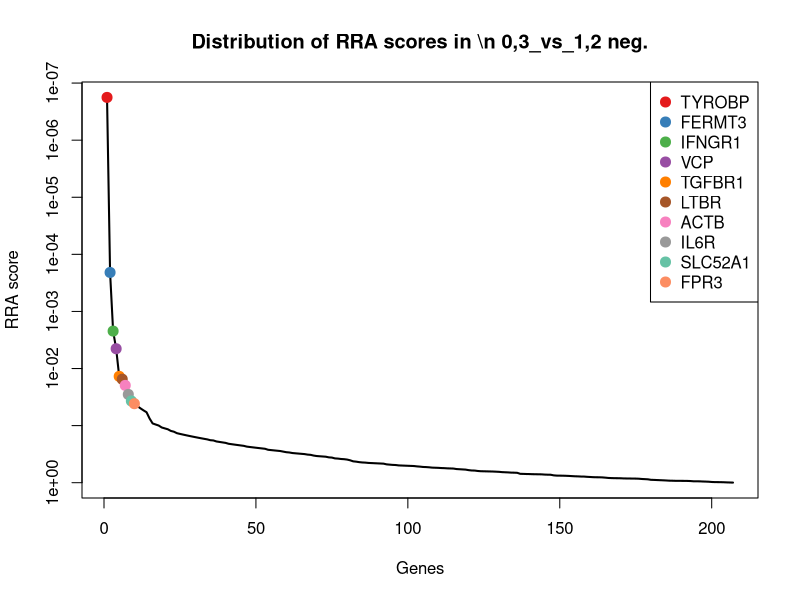
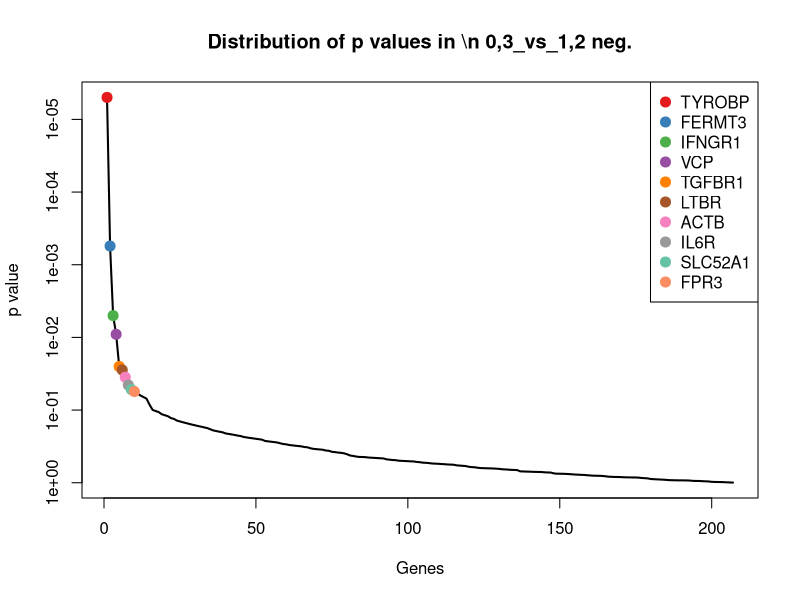
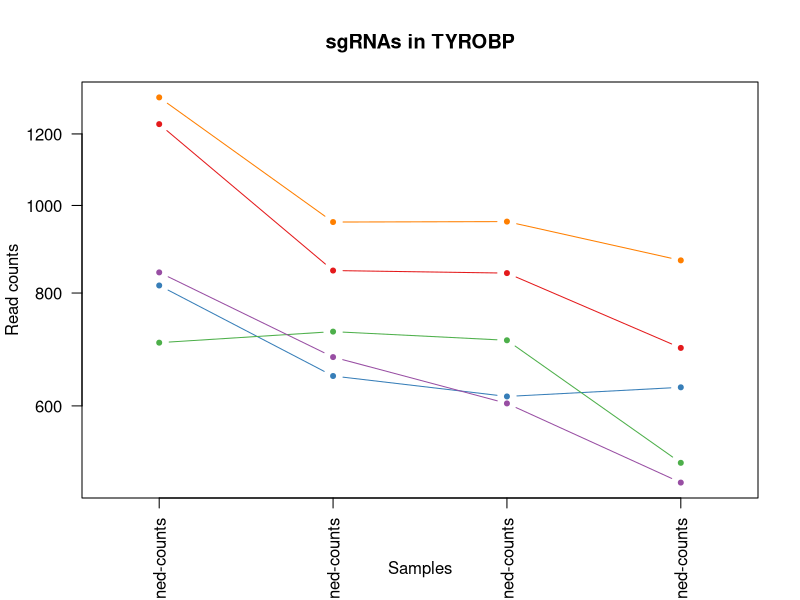
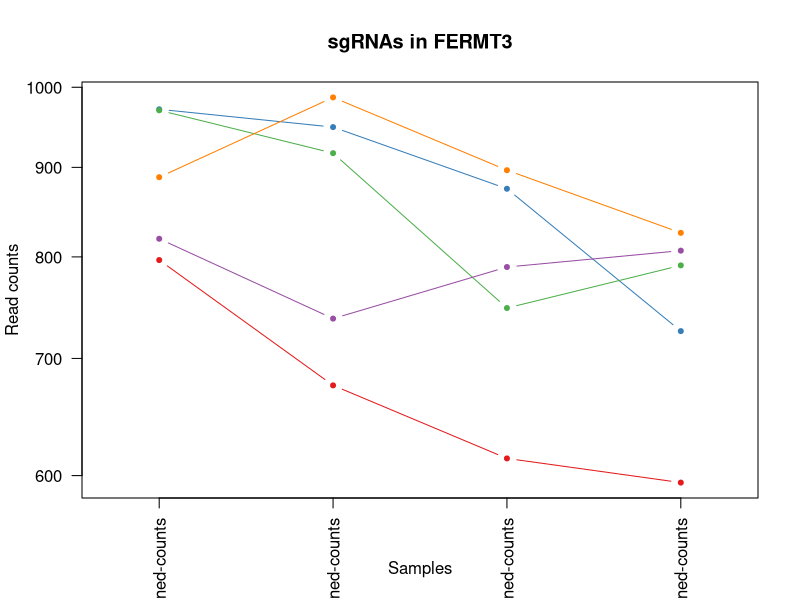
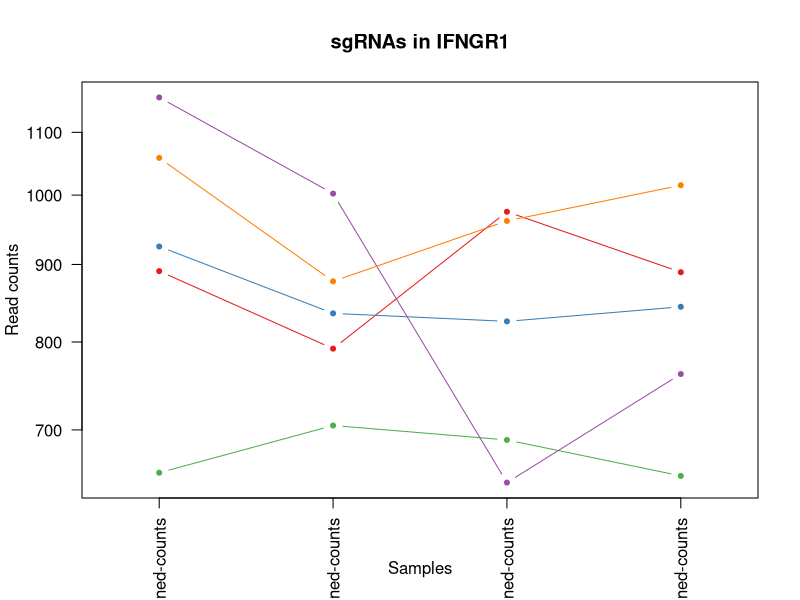
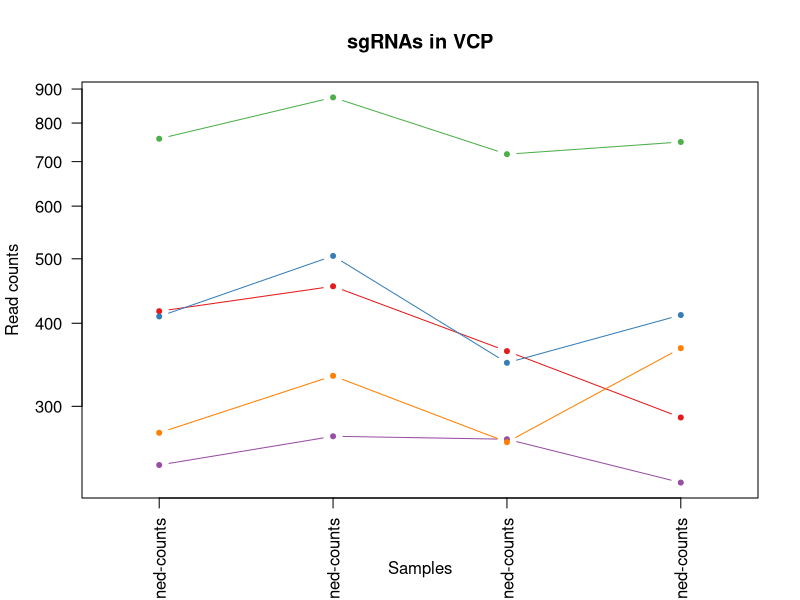
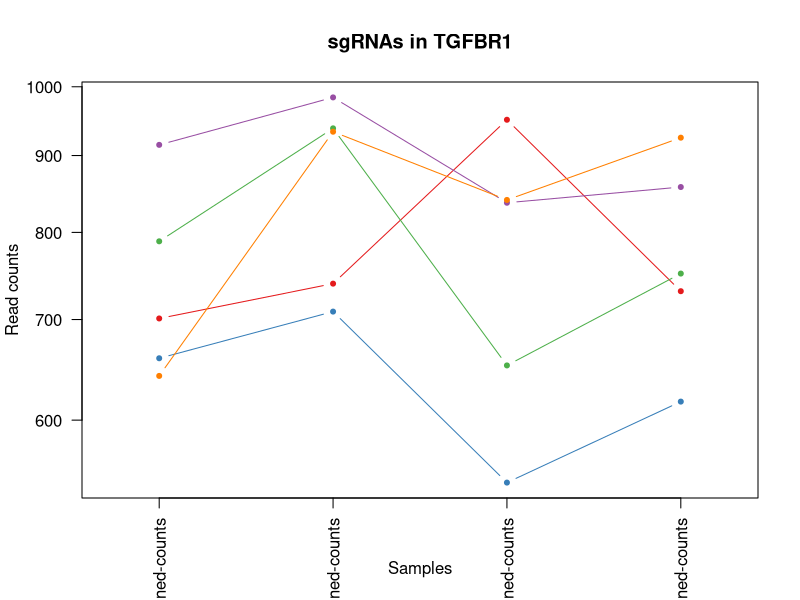
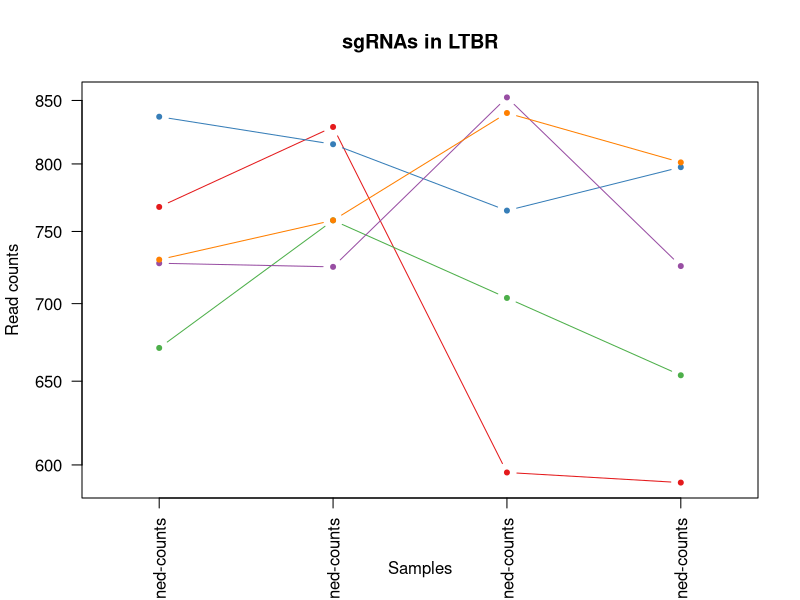

These charts were generated, in order, by the following R code: (Note: this script raises an error after producing the figures.)
pdf(file='Diff_CRISPRi.pdf',width=4.5,height=4.5);
gstable=read.table('Diff_CRISPRi.gene_summary.txt',header=T)
# 
#
# parameters
# Do not modify the variables beginning with "__"

# gstablename='__GENE_SUMMARY_FILE__'
startindex=3
# outputfile='__OUTPUT_FILE__'
targetgenelist=c("TYROBP","FERMT3","IFNGR1","VCP","TGFBR1","LTBR","ACTB","IL6R","SLC52A1","FPR3")
# samplelabel=sub('.\\w+.\\w+$','',colnames(gstable)[startindex]);
samplelabel='0,3_vs_1,2 neg.'


# You need to write some codes in front of this code:
# gstable=read.table(gstablename,header=T)
# pdf(file=outputfile,width=6,height=6)


# set up color using RColorBrewer
#library(RColorBrewer)
#colors <- brewer.pal(length(targetgenelist), "Set1")

colors=c( "#E41A1C", "#377EB8", "#4DAF4A", "#984EA3", "#FF7F00",  "#A65628", "#F781BF",
          "#999999", "#66C2A5", "#FC8D62", "#8DA0CB", "#E78AC3", "#A6D854", "#FFD92F", "#E5C494", "#B3B3B3", 
          "#8DD3C7", "#FFFFB3", "#BEBADA", "#FB8072", "#80B1D3", "#FDB462", "#B3DE69", "#FCCDE5",
          "#D9D9D9", "#BC80BD", "#CCEBC5", "#FFED6F")

######
# function definition

plotrankedvalues<-function(val, tglist, ...){
  
  plot(val,log='y',ylim=c(max(val),min(val)),type='l',lwd=2, ...)
  if(length(tglist)>0){
    for(i in 1:length(tglist)){
      targetgene=tglist[i];
      tx=which(names(val)==targetgene);ty=val[targetgene];
      points(tx,ty,col=colors[(i %% length(colors)) ],cex=2,pch=20)
      # text(tx+50,ty,targetgene,col=colors[i])
    }
    legend('topright',tglist,pch=20,pt.cex = 2,cex=1,col=colors)
  }
}



plotrandvalues<-function(val,targetgenelist, ...){
  # choose the one with the best distance distribution
  
  mindiffvalue=0;
  randval=val;
  for(i in 1:20){
    randval0=sample(val)
    vindex=sort(which(names(randval0) %in% targetgenelist))
    if(max(vindex)>0.9*length(val)){
      # print('pass...')
      next;
    }
    mindiffind=min(diff(vindex));
    if (mindiffind > mindiffvalue){
      mindiffvalue=mindiffind;
      randval=randval0;
      # print(paste('Diff: ',mindiffvalue))
    }
  }
  plot(randval,log='y',ylim=c(max(randval),min(randval)),pch=20,col='grey', ...)
  
  if(length(targetgenelist)>0){
    for(i in 1:length(targetgenelist)){
      targetgene=targetgenelist[i];
      tx=which(names(randval)==targetgene);ty=randval[targetgene];
      points(tx,ty,col=colors[(i %% length(colors)) ],cex=2,pch=20)
      text(tx+50,ty,targetgene,col=colors[i])
    }
  }
  
}




# set.seed(1235)



pvec=gstable[,startindex]
names(pvec)=gstable[,'id']
pvec=sort(pvec);

plotrankedvalues(pvec,targetgenelist,xlab='Genes',ylab='RRA score',main=paste('Distribution of RRA scores in \\n',samplelabel))

# plotrandvalues(pvec,targetgenelist,xlab='Genes',ylab='RRA score',main=paste('Distribution of RRA scores in \\n',samplelabel))


pvec=gstable[,startindex+1]
names(pvec)=gstable[,'id']
pvec=sort(pvec);

plotrankedvalues(pvec,targetgenelist,xlab='Genes',ylab='p value',main=paste('Distribution of p values in \\n',samplelabel))

# plotrandvalues(pvec,targetgenelist,xlab='Genes',ylab='p value',main=paste('Distribution of p values in \\n',samplelabel))



# you need to write after this code:
# dev.off()






# parameters
# Do not modify the variables beginning with "__"
targetmat=list(c(1229.352481771502,846.1748824273615,840.6864697023027,694.5622801813404),c(814.5402946706884,646.5047498041811,613.6200277248319,628.1100567826014),c(703.9237114438048,724.0465488811443,708.2310452154446,517.9632207381162),c(842.1944404774092,678.4907419234285,602.807340011619,492.4746966947643),c(1316.0859390743992,957.6412186004961,958.72497723821,868.4304263342054))
targetgene="TYROBP"
collabel=c("TRE-KRAB-7d-dox-undiff-rd1_S1_L001_R1_001-clipped-trimmed-aligned-counts","TRE-KRAB-7d-dox-undiff-rd2_S5_L001_R1_001-clipped-trimmed-aligned-counts","TRE-KRAB-7d-dox-diff-rd1_S2_L001_R1_001-clipped-trimmed-aligned-counts","TRE-KRAB-7d-dox-diff-rd2_S6_L001_R1_001-clipped-trimmed-aligned-counts")

# set up color using RColorBrewer
#library(RColorBrewer)
#colors <- brewer.pal(length(targetgenelist), "Set1")

colors=c( "#E41A1C", "#377EB8", "#4DAF4A", "#984EA3", "#FF7F00",  "#A65628", "#F781BF",
          "#999999", "#66C2A5", "#FC8D62", "#8DA0CB", "#E78AC3", "#A6D854", "#FFD92F", "#E5C494", "#B3B3B3", 
          "#8DD3C7", "#FFFFB3", "#BEBADA", "#FB8072", "#80B1D3", "#FDB462", "#B3DE69", "#FCCDE5",
          "#D9D9D9", "#BC80BD", "#CCEBC5", "#FFED6F")


## code

targetmatvec=unlist(targetmat)+1
yrange=range(targetmatvec[targetmatvec>0]);
# yrange[1]=1; # set the minimum value to 1
for(i in 1:length(targetmat)){
  vali=targetmat[[i]]+1;
  if(i==1){
    plot(1:length(vali),vali,type='b',las=1,pch=20,main=paste('sgRNAs in',targetgene),ylab='Read counts',xlab='Samples',xlim=c(0.7,length(vali)+0.3),ylim = yrange,col=colors[(i %% length(colors))],xaxt='n',log='y')
    axis(1,at=1:length(vali),labels=(collabel),las=2)
    # lines(0:100,rep(1,101),col='black');
  }else{
    lines(1:length(vali),vali,type='b',pch=20,col=colors[(i %% length(colors))])
  }
}




# parameters
# Do not modify the variables beginning with "__"
targetmat=list(c(795.685195257015,674.6136519695802,612.7189704153974,593.5184884380524),c(970.409116490388,947.9484937158758,874.0255901513757,724.6023263752909),c(969.1521098628098,915.9625015966284,746.9765095211242,790.1442453439101),c(818.311314553423,736.6470912311509,788.425145755107,805.6194206559453),c(887.4466790702253,985.7501207658953,895.6509655778016,824.7358136884592))
targetgene="FERMT3"
collabel=c("TRE-KRAB-7d-dox-undiff-rd1_S1_L001_R1_001-clipped-trimmed-aligned-counts","TRE-KRAB-7d-dox-undiff-rd2_S5_L001_R1_001-clipped-trimmed-aligned-counts","TRE-KRAB-7d-dox-diff-rd1_S2_L001_R1_001-clipped-trimmed-aligned-counts","TRE-KRAB-7d-dox-diff-rd2_S6_L001_R1_001-clipped-trimmed-aligned-counts")

# set up color using RColorBrewer
#library(RColorBrewer)
#colors <- brewer.pal(length(targetgenelist), "Set1")

colors=c( "#E41A1C", "#377EB8", "#4DAF4A", "#984EA3", "#FF7F00",  "#A65628", "#F781BF",
          "#999999", "#66C2A5", "#FC8D62", "#8DA0CB", "#E78AC3", "#A6D854", "#FFD92F", "#E5C494", "#B3B3B3", 
          "#8DD3C7", "#FFFFB3", "#BEBADA", "#FB8072", "#80B1D3", "#FDB462", "#B3DE69", "#FCCDE5",
          "#D9D9D9", "#BC80BD", "#CCEBC5", "#FFED6F")


## code

targetmatvec=unlist(targetmat)+1
yrange=range(targetmatvec[targetmatvec>0]);
# yrange[1]=1; # set the minimum value to 1
for(i in 1:length(targetmat)){
  vali=targetmat[[i]]+1;
  if(i==1){
    plot(1:length(vali),vali,type='b',las=1,pch=20,main=paste('sgRNAs in',targetgene),ylab='Read counts',xlab='Samples',xlim=c(0.7,length(vali)+0.3),ylim = yrange,col=colors[(i %% length(colors))],xaxt='n',log='y')
    axis(1,at=1:length(vali),labels=(collabel),las=2)
    # lines(0:100,rep(1,101),col='black');
  }else{
    lines(1:length(vali),vali,type='b',pch=20,col=colors[(i %% length(colors))])
  }
}




# parameters
# Do not modify the variables beginning with "__"
targetmat=list(c(889.9606923253817,790.9263505850251,974.042951498595,888.4571237968391),c(923.8998712699937,834.5436125658169,824.4674381324833,842.9419022908535),c(654.9004529682541,703.6918266234414,688.4077844078877,651.777971965714),c(1158.9601106271214,1001.2584805812879,645.1570335550362,761.0145035800793),c(1057.1425737932855,876.2223295696847,960.5270918570789,1014.0791351533594))
targetgene="IFNGR1"
collabel=c("TRE-KRAB-7d-dox-undiff-rd1_S1_L001_R1_001-clipped-trimmed-aligned-counts","TRE-KRAB-7d-dox-undiff-rd2_S5_L001_R1_001-clipped-trimmed-aligned-counts","TRE-KRAB-7d-dox-diff-rd1_S2_L001_R1_001-clipped-trimmed-aligned-counts","TRE-KRAB-7d-dox-diff-rd2_S6_L001_R1_001-clipped-trimmed-aligned-counts")

# set up color using RColorBrewer
#library(RColorBrewer)
#colors <- brewer.pal(length(targetgenelist), "Set1")

colors=c( "#E41A1C", "#377EB8", "#4DAF4A", "#984EA3", "#FF7F00",  "#A65628", "#F781BF",
          "#999999", "#66C2A5", "#FC8D62", "#8DA0CB", "#E78AC3", "#A6D854", "#FFD92F", "#E5C494", "#B3B3B3", 
          "#8DD3C7", "#FFFFB3", "#BEBADA", "#FB8072", "#80B1D3", "#FDB462", "#B3DE69", "#FCCDE5",
          "#D9D9D9", "#BC80BD", "#CCEBC5", "#FFED6F")


## code

targetmatvec=unlist(targetmat)+1
yrange=range(targetmatvec[targetmatvec>0]);
# yrange[1]=1; # set the minimum value to 1
for(i in 1:length(targetmat)){
  vali=targetmat[[i]]+1;
  if(i==1){
    plot(1:length(vali),vali,type='b',las=1,pch=20,main=paste('sgRNAs in',targetgene),ylab='Read counts',xlab='Samples',xlim=c(0.7,length(vali)+0.3),ylim = yrange,col=colors[(i %% length(colors))],xaxt='n',log='y')
    axis(1,at=1:length(vali),labels=(collabel),las=2)
    # lines(0:100,rep(1,101),col='black');
  }else{
    lines(1:length(vali),vali,type='b',pch=20,col=colors[(i %% length(colors))])
  }
}




# parameters
# Do not modify the variables beginning with "__"
targetmat=list(c(416.0691937283917,453.619524600235,362.22503839263203,287.65619991782904),c(408.5271539629224,504.0216940002611,347.80812144168146,410.5472979839902),c(756.7179898020901,873.3145121042986,717.2416183097888,748.2702415584034),c(243.85928575017522,269.4577517924473,266.71296359258474,229.39671639016748),c(272.77043818447436,332.46046354247994,264.0097916642815,365.9423809081243))
targetgene="VCP"
collabel=c("TRE-KRAB-7d-dox-undiff-rd1_S1_L001_R1_001-clipped-trimmed-aligned-counts","TRE-KRAB-7d-dox-undiff-rd2_S5_L001_R1_001-clipped-trimmed-aligned-counts","TRE-KRAB-7d-dox-diff-rd1_S2_L001_R1_001-clipped-trimmed-aligned-counts","TRE-KRAB-7d-dox-diff-rd2_S6_L001_R1_001-clipped-trimmed-aligned-counts")

# set up color using RColorBrewer
#library(RColorBrewer)
#colors <- brewer.pal(length(targetgenelist), "Set1")

colors=c( "#E41A1C", "#377EB8", "#4DAF4A", "#984EA3", "#FF7F00",  "#A65628", "#F781BF",
          "#999999", "#66C2A5", "#FC8D62", "#8DA0CB", "#E78AC3", "#A6D854", "#FFD92F", "#E5C494", "#B3B3B3", 
          "#8DD3C7", "#FFFFB3", "#BEBADA", "#FB8072", "#80B1D3", "#FDB462", "#B3DE69", "#FCCDE5",
          "#D9D9D9", "#BC80BD", "#CCEBC5", "#FFED6F")


## code

targetmatvec=unlist(targetmat)+1
yrange=range(targetmatvec[targetmatvec>0]);
# yrange[1]=1; # set the minimum value to 1
for(i in 1:length(targetmat)){
  vali=targetmat[[i]]+1;
  if(i==1){
    plot(1:length(vali),vali,type='b',las=1,pch=20,main=paste('sgRNAs in',targetgene),ylab='Read counts',xlab='Samples',xlim=c(0.7,length(vali)+0.3),ylim = yrange,col=colors[(i %% length(colors))],xaxt='n',log='y')
    axis(1,at=1:length(vali),labels=(collabel),las=2)
    # lines(0:100,rep(1,101),col='black');
  }else{
    lines(1:length(vali),vali,type='b',pch=20,col=colors[(i %% length(colors))])
  }
}




# parameters
# Do not modify the variables beginning with "__"
targetmat=list(c(700.1526915610701,738.5856362080749,949.714404143866,730.0641529560091),c(658.6714728509887,707.5689165772897,544.2386148983824,616.2760991910451),c(788.1431554915457,937.2864963427933,651.4644347210769,750.0908504186428),c(913.8438182493679,982.8423033005092,836.1811831551306,856.5964687426491),c(641.0733800648936,932.440133900483,839.7854123928682,923.9589965715079))
targetgene="TGFBR1"
collabel=c("TRE-KRAB-7d-dox-undiff-rd1_S1_L001_R1_001-clipped-trimmed-aligned-counts","TRE-KRAB-7d-dox-undiff-rd2_S5_L001_R1_001-clipped-trimmed-aligned-counts","TRE-KRAB-7d-dox-diff-rd1_S2_L001_R1_001-clipped-trimmed-aligned-counts","TRE-KRAB-7d-dox-diff-rd2_S6_L001_R1_001-clipped-trimmed-aligned-counts")

# set up color using RColorBrewer
#library(RColorBrewer)
#colors <- brewer.pal(length(targetgenelist), "Set1")

colors=c( "#E41A1C", "#377EB8", "#4DAF4A", "#984EA3", "#FF7F00",  "#A65628", "#F781BF",
          "#999999", "#66C2A5", "#FC8D62", "#8DA0CB", "#E78AC3", "#A6D854", "#FFD92F", "#E5C494", "#B3B3B3", 
          "#8DD3C7", "#FFFFB3", "#BEBADA", "#FB8072", "#80B1D3", "#FDB462", "#B3DE69", "#FCCDE5",
          "#D9D9D9", "#BC80BD", "#CCEBC5", "#FFED6F")


## code

targetmatvec=unlist(targetmat)+1
yrange=range(targetmatvec[targetmatvec>0]);
# yrange[1]=1; # set the minimum value to 1
for(i in 1:length(targetmat)){
  vali=targetmat[[i]]+1;
  if(i==1){
    plot(1:length(vali),vali,type='b',las=1,pch=20,main=paste('sgRNAs in',targetgene),ylab='Read counts',xlab='Samples',xlim=c(0.7,length(vali)+0.3),ylim = yrange,col=colors[(i %% length(colors))],xaxt='n',log='y')
    axis(1,at=1:length(vali),labels=(collabel),las=2)
    # lines(0:100,rep(1,101),col='black');
  }else{
    lines(1:length(vali),vali,type='b',pch=20,col=colors[(i %% length(colors))])
  }
}




# parameters
# Do not modify the variables beginning with "__"
targetmat=list(c(766.774042822716,827.7587051465827,594.6978242267093,588.9669662874538),c(835.9094073395181,814.1888903081141,764.096598400378,796.5163763547481),c(669.9845324991927,757.0018134888537,702.8247013588382,652.6882763958337),c(726.5498307402128,724.0465488811443,851.4991574155156,724.6023263752909),c(729.0638439953692,757.0018134888537,838.8843550834339,800.157594075227))
targetgene="LTBR"
collabel=c("TRE-KRAB-7d-dox-undiff-rd1_S1_L001_R1_001-clipped-trimmed-aligned-counts","TRE-KRAB-7d-dox-undiff-rd2_S5_L001_R1_001-clipped-trimmed-aligned-counts","TRE-KRAB-7d-dox-diff-rd1_S2_L001_R1_001-clipped-trimmed-aligned-counts","TRE-KRAB-7d-dox-diff-rd2_S6_L001_R1_001-clipped-trimmed-aligned-counts")

# set up color using RColorBrewer
#library(RColorBrewer)
#colors <- brewer.pal(length(targetgenelist), "Set1")

colors=c( "#E41A1C", "#377EB8", "#4DAF4A", "#984EA3", "#FF7F00",  "#A65628", "#F781BF",
          "#999999", "#66C2A5", "#FC8D62", "#8DA0CB", "#E78AC3", "#A6D854", "#FFD92F", "#E5C494", "#B3B3B3", 
          "#8DD3C7", "#FFFFB3", "#BEBADA", "#FB8072", "#80B1D3", "#FDB462", "#B3DE69", "#FCCDE5",
          "#D9D9D9", "#BC80BD", "#CCEBC5", "#FFED6F")


## code

targetmatvec=unlist(targetmat)+1
yrange=range(targetmatvec[targetmatvec>0]);
# yrange[1]=1; # set the minimum value to 1
for(i in 1:length(targetmat)){
  vali=targetmat[[i]]+1;
  if(i==1){
    plot(1:length(vali),vali,type='b',las=1,pch=20,main=paste('sgRNAs in',targetgene),ylab='Read counts',xlab='Samples',xlim=c(0.7,length(vali)+0.3),ylim = yrange,col=colors[(i %% length(colors))],xaxt='n',log='y')
    axis(1,at=1:length(vali),labels=(collabel),las=2)
    # lines(0:100,rep(1,101),col='black');
  }else{
    lines(1:length(vali),vali,type='b',pch=20,col=colors[(i %% length(colors))])
  }
}




# parameters
# Do not modify the variables beginning with "__"
targetmat=list(c(666.213512616458,853.9290623350578,629.8390592946512,694.5622801813404),c(529.1997902104318,572.8400406810661,553.2491879927265,608.9936637500874),c(732.8348638781039,818.0659802619623,788.425145755107,698.2034979018192),c(712.7227578368523,835.512885054279,746.9765095211242,776.4896788921145),c(949.0400038215582,829.6972501235068,665.8813516720274,658.1501029765519))
targetgene="ACTB"
collabel=c("TRE-KRAB-7d-dox-undiff-rd1_S1_L001_R1_001-clipped-trimmed-aligned-counts","TRE-KRAB-7d-dox-undiff-rd2_S5_L001_R1_001-clipped-trimmed-aligned-counts","TRE-KRAB-7d-dox-diff-rd1_S2_L001_R1_001-clipped-trimmed-aligned-counts","TRE-KRAB-7d-dox-diff-rd2_S6_L001_R1_001-clipped-trimmed-aligned-counts")

# set up color using RColorBrewer
#library(RColorBrewer)
#colors <- brewer.pal(length(targetgenelist), "Set1")

colors=c( "#E41A1C", "#377EB8", "#4DAF4A", "#984EA3", "#FF7F00",  "#A65628", "#F781BF",
          "#999999", "#66C2A5", "#FC8D62", "#8DA0CB", "#E78AC3", "#A6D854", "#FFD92F", "#E5C494", "#B3B3B3", 
          "#8DD3C7", "#FFFFB3", "#BEBADA", "#FB8072", "#80B1D3", "#FDB462", "#B3DE69", "#FCCDE5",
          "#D9D9D9", "#BC80BD", "#CCEBC5", "#FFED6F")


## code

targetmatvec=unlist(targetmat)+1
yrange=range(targetmatvec[targetmatvec>0]);
# yrange[1]=1; # set the minimum value to 1
for(i in 1:length(targetmat)){
  vali=targetmat[[i]]+1;
  if(i==1){
    plot(1:length(vali),vali,type='b',las=1,pch=20,main=paste('sgRNAs in',targetgene),ylab='Read counts',xlab='Samples',xlim=c(0.7,length(vali)+0.3),ylim = yrange,col=colors[(i %% length(colors))],xaxt='n',log='y')
    axis(1,at=1:length(vali),labels=(collabel),las=2)
    # lines(0:100,rep(1,101),col='black');
  }else{
    lines(1:length(vali),vali,type='b',pch=20,col=colors[(i %% length(colors))])
  }
}




# parameters
# Do not modify the variables beginning with "__"
targetmat=list(c(785.6291422363893,647.4740222926431,751.4817960682963,617.1864036211649),c(720.2647976023217,997.3813906274398,682.1003832418469,630.8409700729605),c(773.0590759606071,733.7392737657648,722.6479621663952,743.7187194078049),c(641.0733800648936,571.8707681926039,588.3904230606685,652.6882763958337),c(803.2272350224844,916.9317740850904,840.6864697023027,979.4875668088104))
targetgene="IL6R"
collabel=c("TRE-KRAB-7d-dox-undiff-rd1_S1_L001_R1_001-clipped-trimmed-aligned-counts","TRE-KRAB-7d-dox-undiff-rd2_S5_L001_R1_001-clipped-trimmed-aligned-counts","TRE-KRAB-7d-dox-diff-rd1_S2_L001_R1_001-clipped-trimmed-aligned-counts","TRE-KRAB-7d-dox-diff-rd2_S6_L001_R1_001-clipped-trimmed-aligned-counts")

# set up color using RColorBrewer
#library(RColorBrewer)
#colors <- brewer.pal(length(targetgenelist), "Set1")

colors=c( "#E41A1C", "#377EB8", "#4DAF4A", "#984EA3", "#FF7F00",  "#A65628", "#F781BF",
          "#999999", "#66C2A5", "#FC8D62", "#8DA0CB", "#E78AC3", "#A6D854", "#FFD92F", "#E5C494", "#B3B3B3", 
          "#8DD3C7", "#FFFFB3", "#BEBADA", "#FB8072", "#80B1D3", "#FDB462", "#B3DE69", "#FCCDE5",
          "#D9D9D9", "#BC80BD", "#CCEBC5", "#FFED6F")


## code

targetmatvec=unlist(targetmat)+1
yrange=range(targetmatvec[targetmatvec>0]);
# yrange[1]=1; # set the minimum value to 1
for(i in 1:length(targetmat)){
  vali=targetmat[[i]]+1;
  if(i==1){
    plot(1:length(vali),vali,type='b',las=1,pch=20,main=paste('sgRNAs in',targetgene),ylab='Read counts',xlab='Samples',xlim=c(0.7,length(vali)+0.3),ylim = yrange,col=colors[(i %% length(colors))],xaxt='n',log='y')
    axis(1,at=1:length(vali),labels=(collabel),las=2)
    # lines(0:100,rep(1,101),col='black');
  }else{
    lines(1:length(vali),vali,type='b',pch=20,col=colors[(i %% length(colors))])
  }
}




# parameters
# Do not modify the variables beginning with "__"
targetmat=list(c(1138.8480045858698,806.4347104004178,1084.873000559027,1071.4283142509012),c(647.3584132027847,922.7474090158627,581.1819645851931,654.5088852560731),c(837.1664139670963,795.7727130273354,890.2446217211951,769.2072434511568),c(764.2600295675595,833.5743400773549,731.6585352607393,701.844715622298),c(678.7835788922403,861.6832422427541,919.0784556230961,750.0908504186428))
targetgene="SLC52A1"
collabel=c("TRE-KRAB-7d-dox-undiff-rd1_S1_L001_R1_001-clipped-trimmed-aligned-counts","TRE-KRAB-7d-dox-undiff-rd2_S5_L001_R1_001-clipped-trimmed-aligned-counts","TRE-KRAB-7d-dox-diff-rd1_S2_L001_R1_001-clipped-trimmed-aligned-counts","TRE-KRAB-7d-dox-diff-rd2_S6_L001_R1_001-clipped-trimmed-aligned-counts")

# set up color using RColorBrewer
#library(RColorBrewer)
#colors <- brewer.pal(length(targetgenelist), "Set1")

colors=c( "#E41A1C", "#377EB8", "#4DAF4A", "#984EA3", "#FF7F00",  "#A65628", "#F781BF",
          "#999999", "#66C2A5", "#FC8D62", "#8DA0CB", "#E78AC3", "#A6D854", "#FFD92F", "#E5C494", "#B3B3B3", 
          "#8DD3C7", "#FFFFB3", "#BEBADA", "#FB8072", "#80B1D3", "#FDB462", "#B3DE69", "#FCCDE5",
          "#D9D9D9", "#BC80BD", "#CCEBC5", "#FFED6F")


## code

targetmatvec=unlist(targetmat)+1
yrange=range(targetmatvec[targetmatvec>0]);
# yrange[1]=1; # set the minimum value to 1
for(i in 1:length(targetmat)){
  vali=targetmat[[i]]+1;
  if(i==1){
    plot(1:length(vali),vali,type='b',las=1,pch=20,main=paste('sgRNAs in',targetgene),ylab='Read counts',xlab='Samples',xlim=c(0.7,length(vali)+0.3),ylim = yrange,col=colors[(i %% length(colors))],xaxt='n',log='y')
    axis(1,at=1:length(vali),labels=(collabel),las=2)
    # lines(0:100,rep(1,101),col='black');
  }else{
    lines(1:length(vali),vali,type='b',pch=20,col=colors[(i %% length(colors))])
  }
}




# parameters
# Do not modify the variables beginning with "__"
targetmat=list(c(672.4985457543492,593.1947629387688,582.9840792040619,700.0241067620586),c(656.1574595958323,720.1694589272962,729.8564206418705,655.4191896861928),c(531.7138034655883,537.9462310964326,505.4931505927029,528.8868738995528),c(756.7179898020901,778.3258082350186,652.3654920305114,564.3887466742216),c(808.2552615327972,843.2670649619753,794.7325469211478,868.4304263342054))
targetgene="FPR3"
collabel=c("TRE-KRAB-7d-dox-undiff-rd1_S1_L001_R1_001-clipped-trimmed-aligned-counts","TRE-KRAB-7d-dox-undiff-rd2_S5_L001_R1_001-clipped-trimmed-aligned-counts","TRE-KRAB-7d-dox-diff-rd1_S2_L001_R1_001-clipped-trimmed-aligned-counts","TRE-KRAB-7d-dox-diff-rd2_S6_L001_R1_001-clipped-trimmed-aligned-counts")

# set up color using RColorBrewer
#library(RColorBrewer)
#colors <- brewer.pal(length(targetgenelist), "Set1")

colors=c( "#E41A1C", "#377EB8", "#4DAF4A", "#984EA3", "#FF7F00",  "#A65628", "#F781BF",
          "#999999", "#66C2A5", "#FC8D62", "#8DA0CB", "#E78AC3", "#A6D854", "#FFD92F", "#E5C494", "#B3B3B3", 
          "#8DD3C7", "#FFFFB3", "#BEBADA", "#FB8072", "#80B1D3", "#FDB462", "#B3DE69", "#FCCDE5",
          "#D9D9D9", "#BC80BD", "#CCEBC5", "#FFED6F")


## code

targetmatvec=unlist(targetmat)+1
yrange=range(targetmatvec[targetmatvec>0]);
# yrange[1]=1; # set the minimum value to 1
for(i in 1:length(targetmat)){
  vali=targetmat[[i]]+1;
  if(i==1){
    plot(1:length(vali),vali,type='b',las=1,pch=20,main=paste('sgRNAs in',targetgene),ylab='Read counts',xlab='Samples',xlim=c(0.7,length(vali)+0.3),ylim = yrange,col=colors[(i %% length(colors))],xaxt='n',log='y')
    axis(1,at=1:length(vali),labels=(collabel),las=2)
    # lines(0:100,rep(1,101),col='black');
  }else{
    lines(1:length(vali),vali,type='b',pch=20,col=colors[(i %% length(colors))])
  }
}



# 
#
# parameters
# Do not modify the variables beginning with "__"

# gstablename='__GENE_SUMMARY_FILE__'
startindex=9
# outputfile='__OUTPUT_FILE__'
targetgenelist=c("CLIC1","NPC2","CLN3","GPR65","SPI1","GPR87","LPL","C1QB","LAPTM5","CD226")
# samplelabel=sub('.\\w+.\\w+$','',colnames(gstable)[startindex]);
samplelabel='0,3_vs_1,2 pos.'


# You need to write some codes in front of this code:
# gstable=read.table(gstablename,header=T)
# pdf(file=outputfile,width=6,height=6)


# set up color using RColorBrewer
#library(RColorBrewer)
#colors <- brewer.pal(length(targetgenelist), "Set1")

colors=c( "#E41A1C", "#377EB8", "#4DAF4A", "#984EA3", "#FF7F00",  "#A65628", "#F781BF",
          "#999999", "#66C2A5", "#FC8D62", "#8DA0CB", "#E78AC3", "#A6D854", "#FFD92F", "#E5C494", "#B3B3B3", 
          "#8DD3C7", "#FFFFB3", "#BEBADA", "#FB8072", "#80B1D3", "#FDB462", "#B3DE69", "#FCCDE5",
          "#D9D9D9", "#BC80BD", "#CCEBC5", "#FFED6F")

######
# function definition

plotrankedvalues<-function(val, tglist, ...){
  
  plot(val,log='y',ylim=c(max(val),min(val)),type='l',lwd=2, ...)
  if(length(tglist)>0){
    for(i in 1:length(tglist)){
      targetgene=tglist[i];
      tx=which(names(val)==targetgene);ty=val[targetgene];
      points(tx,ty,col=colors[(i %% length(colors)) ],cex=2,pch=20)
      # text(tx+50,ty,targetgene,col=colors[i])
    }
    legend('topright',tglist,pch=20,pt.cex = 2,cex=1,col=colors)
  }
}



plotrandvalues<-function(val,targetgenelist, ...){
  # choose the one with the best distance distribution
  
  mindiffvalue=0;
  randval=val;
  for(i in 1:20){
    randval0=sample(val)
    vindex=sort(which(names(randval0) %in% targetgenelist))
    if(max(vindex)>0.9*length(val)){
      # print('pass...')
      next;
    }
    mindiffind=min(diff(vindex));
    if (mindiffind > mindiffvalue){
      mindiffvalue=mindiffind;
      randval=randval0;
      # print(paste('Diff: ',mindiffvalue))
    }
  }
  plot(randval,log='y',ylim=c(max(randval),min(randval)),pch=20,col='grey', ...)
  
  if(length(targetgenelist)>0){
    for(i in 1:length(targetgenelist)){
      targetgene=targetgenelist[i];
      tx=which(names(randval)==targetgene);ty=randval[targetgene];
      points(tx,ty,col=colors[(i %% length(colors)) ],cex=2,pch=20)
      text(tx+50,ty,targetgene,col=colors[i])
    }
  }
  
}




# set.seed(1235)



pvec=gstable[,startindex]
names(pvec)=gstable[,'id']
pvec=sort(pvec);

plotrankedvalues(pvec,targetgenelist,xlab='Genes',ylab='RRA score',main=paste('Distribution of RRA scores in \\n',samplelabel))

# plotrandvalues(pvec,targetgenelist,xlab='Genes',ylab='RRA score',main=paste('Distribution of RRA scores in \\n',samplelabel))


pvec=gstable[,startindex+1]
names(pvec)=gstable[,'id']
pvec=sort(pvec);

plotrankedvalues(pvec,targetgenelist,xlab='Genes',ylab='p value',main=paste('Distribution of p values in \\n',samplelabel))

# plotrandvalues(pvec,targetgenelist,xlab='Genes',ylab='p value',main=paste('Distribution of p values in \\n',samplelabel))



# you need to write after this code:
# dev.off()






# parameters
# Do not modify the variables beginning with "__"
targetmat=list(c(583.2510751962953,670.7365620157321,650.5633774116426,682.7283225897842),c(917.6148381321026,754.0939960234676,857.8065585815564,896.6498636679165),c(189.80800076431163,208.39358501933873,243.28547354729017,321.3374638322584),c(120.67263624750939,120.18978856929304,116.23639291703863,121.07048920592172),c(751.6899632917772,664.9209270849599,528.019583328563,667.253147277749))
targetgene="CLIC1"
collabel=c("TRE-KRAB-7d-dox-undiff-rd1_S1_L001_R1_001-clipped-trimmed-aligned-counts","TRE-KRAB-7d-dox-undiff-rd2_S5_L001_R1_001-clipped-trimmed-aligned-counts","TRE-KRAB-7d-dox-diff-rd1_S2_L001_R1_001-clipped-trimmed-aligned-counts","TRE-KRAB-7d-dox-diff-rd2_S6_L001_R1_001-clipped-trimmed-aligned-counts")

# set up color using RColorBrewer
#library(RColorBrewer)
#colors <- brewer.pal(length(targetgenelist), "Set1")

colors=c( "#E41A1C", "#377EB8", "#4DAF4A", "#984EA3", "#FF7F00",  "#A65628", "#F781BF",
          "#999999", "#66C2A5", "#FC8D62", "#8DA0CB", "#E78AC3", "#A6D854", "#FFD92F", "#E5C494", "#B3B3B3", 
          "#8DD3C7", "#FFFFB3", "#BEBADA", "#FB8072", "#80B1D3", "#FDB462", "#B3DE69", "#FCCDE5",
          "#D9D9D9", "#BC80BD", "#CCEBC5", "#FFED6F")


## code

targetmatvec=unlist(targetmat)+1
yrange=range(targetmatvec[targetmatvec>0]);
# yrange[1]=1; # set the minimum value to 1
for(i in 1:length(targetmat)){
  vali=targetmat[[i]]+1;
  if(i==1){
    plot(1:length(vali),vali,type='b',las=1,pch=20,main=paste('sgRNAs in',targetgene),ylab='Read counts',xlab='Samples',xlim=c(0.7,length(vali)+0.3),ylim = yrange,col=colors[(i %% length(colors))],xaxt='n',log='y')
    axis(1,at=1:length(vali),labels=(collabel),las=2)
    # lines(0:100,rep(1,101),col='black');
  }else{
    lines(1:length(vali),vali,type='b',pch=20,col=colors[(i %% length(colors))])
  }
}




# parameters
# Do not modify the variables beginning with "__"
targetmat=list(c(952.8110237042929,1017.7361128851427,979.4492953552015,1035.0161370461128),c(913.8438182493679,825.8201601696586,764.096598400378,903.0219946787545),c(631.0173270442679,729.8621838119166,638.8496323889952,652.6882763958337),c(536.7418299759012,599.9796703580031,674.8919247663716,808.3503339463044),c(874.8766127944431,774.4487182811705,834.3790685362618,817.4533782475015))
targetgene="NPC2"
collabel=c("TRE-KRAB-7d-dox-undiff-rd1_S1_L001_R1_001-clipped-trimmed-aligned-counts","TRE-KRAB-7d-dox-undiff-rd2_S5_L001_R1_001-clipped-trimmed-aligned-counts","TRE-KRAB-7d-dox-diff-rd1_S2_L001_R1_001-clipped-trimmed-aligned-counts","TRE-KRAB-7d-dox-diff-rd2_S6_L001_R1_001-clipped-trimmed-aligned-counts")

# set up color using RColorBrewer
#library(RColorBrewer)
#colors <- brewer.pal(length(targetgenelist), "Set1")

colors=c( "#E41A1C", "#377EB8", "#4DAF4A", "#984EA3", "#FF7F00",  "#A65628", "#F781BF",
          "#999999", "#66C2A5", "#FC8D62", "#8DA0CB", "#E78AC3", "#A6D854", "#FFD92F", "#E5C494", "#B3B3B3", 
          "#8DD3C7", "#FFFFB3", "#BEBADA", "#FB8072", "#80B1D3", "#FDB462", "#B3DE69", "#FCCDE5",
          "#D9D9D9", "#BC80BD", "#CCEBC5", "#FFED6F")


## code

targetmatvec=unlist(targetmat)+1
yrange=range(targetmatvec[targetmatvec>0]);
# yrange[1]=1; # set the minimum value to 1
for(i in 1:length(targetmat)){
  vali=targetmat[[i]]+1;
  if(i==1){
    plot(1:length(vali),vali,type='b',las=1,pch=20,main=paste('sgRNAs in',targetgene),ylab='Read counts',xlab='Samples',xlim=c(0.7,length(vali)+0.3),ylim = yrange,col=colors[(i %% length(colors))],xaxt='n',log='y')
    axis(1,at=1:length(vali),labels=(collabel),las=2)
    # lines(0:100,rep(1,101),col='black');
  }else{
    lines(1:length(vali),vali,type='b',pch=20,col=colors[(i %% length(colors))])
  }
}




# parameters
# Do not modify the variables beginning with "__"
targetmat=list(c(902.5307586011639,721.1387314157582,774.9092861135908,817.4533782475015),c(871.1055929117084,786.0799881427149,906.4636532910145,1024.0924838846763),c(657.4144662234105,771.5409008157843,569.4682195625459,747.3599371282837),c(715.2367710920088,736.6470912311509,874.9266474608102,972.2051313678526),c(793.1711820018586,699.8147366695933,689.3088417173221,848.4037288715717))
targetgene="CLN3"
collabel=c("TRE-KRAB-7d-dox-undiff-rd1_S1_L001_R1_001-clipped-trimmed-aligned-counts","TRE-KRAB-7d-dox-undiff-rd2_S5_L001_R1_001-clipped-trimmed-aligned-counts","TRE-KRAB-7d-dox-diff-rd1_S2_L001_R1_001-clipped-trimmed-aligned-counts","TRE-KRAB-7d-dox-diff-rd2_S6_L001_R1_001-clipped-trimmed-aligned-counts")

# set up color using RColorBrewer
#library(RColorBrewer)
#colors <- brewer.pal(length(targetgenelist), "Set1")

colors=c( "#E41A1C", "#377EB8", "#4DAF4A", "#984EA3", "#FF7F00",  "#A65628", "#F781BF",
          "#999999", "#66C2A5", "#FC8D62", "#8DA0CB", "#E78AC3", "#A6D854", "#FFD92F", "#E5C494", "#B3B3B3", 
          "#8DD3C7", "#FFFFB3", "#BEBADA", "#FB8072", "#80B1D3", "#FDB462", "#B3DE69", "#FCCDE5",
          "#D9D9D9", "#BC80BD", "#CCEBC5", "#FFED6F")


## code

targetmatvec=unlist(targetmat)+1
yrange=range(targetmatvec[targetmatvec>0]);
# yrange[1]=1; # set the minimum value to 1
for(i in 1:length(targetmat)){
  vali=targetmat[[i]]+1;
  if(i==1){
    plot(1:length(vali),vali,type='b',las=1,pch=20,main=paste('sgRNAs in',targetgene),ylab='Read counts',xlab='Samples',xlim=c(0.7,length(vali)+0.3),ylim = yrange,col=colors[(i %% length(colors))],xaxt='n',log='y')
    axis(1,at=1:length(vali),labels=(collabel),las=2)
    # lines(0:100,rep(1,101),col='black');
  }else{
    lines(1:length(vali),vali,type='b',pch=20,col=colors[(i %% length(colors))])
  }
}




# parameters
# Do not modify the variables beginning with "__"
targetmat=list(c(804.4842416500626,817.0967077735003,967.7355503325542,1080.5313585520983),c(520.4007438173842,582.5327655656864,449.6275974077696,523.4250473188345),c(736.6058837608385,632.9349349657125,622.6306008191759,694.5622801813404),c(842.1944404774092,947.9484937158758,840.6864697023027,933.062040872705),c(946.5259905664018,967.3339434851165,921.7816275513993,989.5009155401272))
targetgene="GPR65"
collabel=c("TRE-KRAB-7d-dox-undiff-rd1_S1_L001_R1_001-clipped-trimmed-aligned-counts","TRE-KRAB-7d-dox-undiff-rd2_S5_L001_R1_001-clipped-trimmed-aligned-counts","TRE-KRAB-7d-dox-diff-rd1_S2_L001_R1_001-clipped-trimmed-aligned-counts","TRE-KRAB-7d-dox-diff-rd2_S6_L001_R1_001-clipped-trimmed-aligned-counts")

# set up color using RColorBrewer
#library(RColorBrewer)
#colors <- brewer.pal(length(targetgenelist), "Set1")

colors=c( "#E41A1C", "#377EB8", "#4DAF4A", "#984EA3", "#FF7F00",  "#A65628", "#F781BF",
          "#999999", "#66C2A5", "#FC8D62", "#8DA0CB", "#E78AC3", "#A6D854", "#FFD92F", "#E5C494", "#B3B3B3", 
          "#8DD3C7", "#FFFFB3", "#BEBADA", "#FB8072", "#80B1D3", "#FDB462", "#B3DE69", "#FCCDE5",
          "#D9D9D9", "#BC80BD", "#CCEBC5", "#FFED6F")


## code

targetmatvec=unlist(targetmat)+1
yrange=range(targetmatvec[targetmatvec>0]);
# yrange[1]=1; # set the minimum value to 1
for(i in 1:length(targetmat)){
  vali=targetmat[[i]]+1;
  if(i==1){
    plot(1:length(vali),vali,type='b',las=1,pch=20,main=paste('sgRNAs in',targetgene),ylab='Read counts',xlab='Samples',xlim=c(0.7,length(vali)+0.3),ylim = yrange,col=colors[(i %% length(colors))],xaxt='n',log='y')
    axis(1,at=1:length(vali),labels=(collabel),las=2)
    # lines(0:100,rep(1,101),col='black');
  }else{
    lines(1:length(vali),vali,type='b',pch=20,col=colors[(i %% length(colors))])
  }
}




# parameters
# Do not modify the variables beginning with "__"
targetmat=list(c(290.36853097056945,256.85720944244076,179.3104045774472,258.52645815399825),c(333.106756308229,331.4911910540179,270.31719283032237,358.6599454671666),c(217.46214657103255,342.15318842710036,199.13366538500415,311.3241151009416),c(338.1347828185419,359.6000932194171,339.6986056567718,400.5339492526734),c(211.17711343314141,225.84048981165546,231.57172852464285,326.7992904129767))
targetgene="SPI1"
collabel=c("TRE-KRAB-7d-dox-undiff-rd1_S1_L001_R1_001-clipped-trimmed-aligned-counts","TRE-KRAB-7d-dox-undiff-rd2_S5_L001_R1_001-clipped-trimmed-aligned-counts","TRE-KRAB-7d-dox-diff-rd1_S2_L001_R1_001-clipped-trimmed-aligned-counts","TRE-KRAB-7d-dox-diff-rd2_S6_L001_R1_001-clipped-trimmed-aligned-counts")

# set up color using RColorBrewer
#library(RColorBrewer)
#colors <- brewer.pal(length(targetgenelist), "Set1")

colors=c( "#E41A1C", "#377EB8", "#4DAF4A", "#984EA3", "#FF7F00",  "#A65628", "#F781BF",
          "#999999", "#66C2A5", "#FC8D62", "#8DA0CB", "#E78AC3", "#A6D854", "#FFD92F", "#E5C494", "#B3B3B3", 
          "#8DD3C7", "#FFFFB3", "#BEBADA", "#FB8072", "#80B1D3", "#FDB462", "#B3DE69", "#FCCDE5",
          "#D9D9D9", "#BC80BD", "#CCEBC5", "#FFED6F")


## code

targetmatvec=unlist(targetmat)+1
yrange=range(targetmatvec[targetmatvec>0]);
# yrange[1]=1; # set the minimum value to 1
for(i in 1:length(targetmat)){
  vali=targetmat[[i]]+1;
  if(i==1){
    plot(1:length(vali),vali,type='b',las=1,pch=20,main=paste('sgRNAs in',targetgene),ylab='Read counts',xlab='Samples',xlim=c(0.7,length(vali)+0.3),ylim = yrange,col=colors[(i %% length(colors))],xaxt='n',log='y')
    axis(1,at=1:length(vali),labels=(collabel),las=2)
    # lines(0:100,rep(1,101),col='black');
  }else{
    lines(1:length(vali),vali,type='b',pch=20,col=colors[(i %% length(colors))])
  }
}




# parameters
# Do not modify the variables beginning with "__"
targetmat=list(c(678.7835788922403,610.6416677310856,661.3760651248555,654.5088852560731),c(631.0173270442679,700.7840091580554,811.8526358004016,855.6861643125294),c(697.6386783059137,736.6470912311509,773.107171494722,858.4170776028886),c(764.2600295675595,776.3872632580945,772.2061141852877,731.8847618162486),c(695.1246650507572,725.9850938580685,838.8843550834339,679.997409299425))
targetgene="GPR87"
collabel=c("TRE-KRAB-7d-dox-undiff-rd1_S1_L001_R1_001-clipped-trimmed-aligned-counts","TRE-KRAB-7d-dox-undiff-rd2_S5_L001_R1_001-clipped-trimmed-aligned-counts","TRE-KRAB-7d-dox-diff-rd1_S2_L001_R1_001-clipped-trimmed-aligned-counts","TRE-KRAB-7d-dox-diff-rd2_S6_L001_R1_001-clipped-trimmed-aligned-counts")

# set up color using RColorBrewer
#library(RColorBrewer)
#colors <- brewer.pal(length(targetgenelist), "Set1")

colors=c( "#E41A1C", "#377EB8", "#4DAF4A", "#984EA3", "#FF7F00",  "#A65628", "#F781BF",
          "#999999", "#66C2A5", "#FC8D62", "#8DA0CB", "#E78AC3", "#A6D854", "#FFD92F", "#E5C494", "#B3B3B3", 
          "#8DD3C7", "#FFFFB3", "#BEBADA", "#FB8072", "#80B1D3", "#FDB462", "#B3DE69", "#FCCDE5",
          "#D9D9D9", "#BC80BD", "#CCEBC5", "#FFED6F")


## code

targetmatvec=unlist(targetmat)+1
yrange=range(targetmatvec[targetmatvec>0]);
# yrange[1]=1; # set the minimum value to 1
for(i in 1:length(targetmat)){
  vali=targetmat[[i]]+1;
  if(i==1){
    plot(1:length(vali),vali,type='b',las=1,pch=20,main=paste('sgRNAs in',targetgene),ylab='Read counts',xlab='Samples',xlim=c(0.7,length(vali)+0.3),ylim = yrange,col=colors[(i %% length(colors))],xaxt='n',log='y')
    axis(1,at=1:length(vali),labels=(collabel),las=2)
    # lines(0:100,rep(1,101),col='black');
  }else{
    lines(1:length(vali),vali,type='b',pch=20,col=colors[(i %% length(colors))])
  }
}




# parameters
# Do not modify the variables beginning with "__"
targetmat=list(c(764.2600295675595,630.0271175003264,765.8987130192468,707.3065422030164),c(688.8396319128661,667.828744550346,698.3194148116662,661.7913206970308),c(702.6667048162266,664.9209270849599,834.3790685362618,872.0716440546843),c(819.5683211810012,683.3371043657386,727.1532487135672,690.0107580307418),c(759.2320030572465,820.0045252388863,868.6192462947693,857.5067731727689))
targetgene="LPL"
collabel=c("TRE-KRAB-7d-dox-undiff-rd1_S1_L001_R1_001-clipped-trimmed-aligned-counts","TRE-KRAB-7d-dox-undiff-rd2_S5_L001_R1_001-clipped-trimmed-aligned-counts","TRE-KRAB-7d-dox-diff-rd1_S2_L001_R1_001-clipped-trimmed-aligned-counts","TRE-KRAB-7d-dox-diff-rd2_S6_L001_R1_001-clipped-trimmed-aligned-counts")

# set up color using RColorBrewer
#library(RColorBrewer)
#colors <- brewer.pal(length(targetgenelist), "Set1")

colors=c( "#E41A1C", "#377EB8", "#4DAF4A", "#984EA3", "#FF7F00",  "#A65628", "#F781BF",
          "#999999", "#66C2A5", "#FC8D62", "#8DA0CB", "#E78AC3", "#A6D854", "#FFD92F", "#E5C494", "#B3B3B3", 
          "#8DD3C7", "#FFFFB3", "#BEBADA", "#FB8072", "#80B1D3", "#FDB462", "#B3DE69", "#FCCDE5",
          "#D9D9D9", "#BC80BD", "#CCEBC5", "#FFED6F")


## code

targetmatvec=unlist(targetmat)+1
yrange=range(targetmatvec[targetmatvec>0]);
# yrange[1]=1; # set the minimum value to 1
for(i in 1:length(targetmat)){
  vali=targetmat[[i]]+1;
  if(i==1){
    plot(1:length(vali),vali,type='b',las=1,pch=20,main=paste('sgRNAs in',targetgene),ylab='Read counts',xlab='Samples',xlim=c(0.7,length(vali)+0.3),ylim = yrange,col=colors[(i %% length(colors))],xaxt='n',log='y')
    axis(1,at=1:length(vali),labels=(collabel),las=2)
    # lines(0:100,rep(1,101),col='black');
  }else{
    lines(1:length(vali),vali,type='b',pch=20,col=colors[(i %% length(colors))])
  }
}




# parameters
# Do not modify the variables beginning with "__"
targetmat=list(c(600.8491679823904,662.9823821080358,559.5565891587673,698.2034979018192),c(1014.4043484556258,806.4347104004178,773.107171494722,737.3465883969669),c(637.302360182159,602.8874878233893,792.0293749928446,747.3599371282837),c(1054.628560538129,1036.1522901659214,1033.5127339212659,1063.235574379824),c(861.0495398910826,839.3899750081272,856.0044439626876,902.1116902486348))
targetgene="C1QB"
collabel=c("TRE-KRAB-7d-dox-undiff-rd1_S1_L001_R1_001-clipped-trimmed-aligned-counts","TRE-KRAB-7d-dox-undiff-rd2_S5_L001_R1_001-clipped-trimmed-aligned-counts","TRE-KRAB-7d-dox-diff-rd1_S2_L001_R1_001-clipped-trimmed-aligned-counts","TRE-KRAB-7d-dox-diff-rd2_S6_L001_R1_001-clipped-trimmed-aligned-counts")

# set up color using RColorBrewer
#library(RColorBrewer)
#colors <- brewer.pal(length(targetgenelist), "Set1")

colors=c( "#E41A1C", "#377EB8", "#4DAF4A", "#984EA3", "#FF7F00",  "#A65628", "#F781BF",
          "#999999", "#66C2A5", "#FC8D62", "#8DA0CB", "#E78AC3", "#A6D854", "#FFD92F", "#E5C494", "#B3B3B3", 
          "#8DD3C7", "#FFFFB3", "#BEBADA", "#FB8072", "#80B1D3", "#FDB462", "#B3DE69", "#FCCDE5",
          "#D9D9D9", "#BC80BD", "#CCEBC5", "#FFED6F")


## code

targetmatvec=unlist(targetmat)+1
yrange=range(targetmatvec[targetmatvec>0]);
# yrange[1]=1; # set the minimum value to 1
for(i in 1:length(targetmat)){
  vali=targetmat[[i]]+1;
  if(i==1){
    plot(1:length(vali),vali,type='b',las=1,pch=20,main=paste('sgRNAs in',targetgene),ylab='Read counts',xlab='Samples',xlim=c(0.7,length(vali)+0.3),ylim = yrange,col=colors[(i %% length(colors))],xaxt='n',log='y')
    axis(1,at=1:length(vali),labels=(collabel),las=2)
    # lines(0:100,rep(1,101),col='black');
  }else{
    lines(1:length(vali),vali,type='b',pch=20,col=colors[(i %% length(colors))])
  }
}




# parameters
# Do not modify the variables beginning with "__"
targetmat=list(c(716.493777719587,691.091284273435,774.0082288041565,706.3962377728966),c(960.3530634697622,822.9123427042725,868.6192462947693,845.6728155812126),c(774.3160825881853,757.9710859773157,777.6124580418941,865.6995130438463),c(740.3769036435732,837.4514300312031,989.36092575898,953.9990427654584),c(951.5540170767147,885.9150544543052,940.7038310495219,922.1383877112685))
targetgene="LAPTM5"
collabel=c("TRE-KRAB-7d-dox-undiff-rd1_S1_L001_R1_001-clipped-trimmed-aligned-counts","TRE-KRAB-7d-dox-undiff-rd2_S5_L001_R1_001-clipped-trimmed-aligned-counts","TRE-KRAB-7d-dox-diff-rd1_S2_L001_R1_001-clipped-trimmed-aligned-counts","TRE-KRAB-7d-dox-diff-rd2_S6_L001_R1_001-clipped-trimmed-aligned-counts")

# set up color using RColorBrewer
#library(RColorBrewer)
#colors <- brewer.pal(length(targetgenelist), "Set1")

colors=c( "#E41A1C", "#377EB8", "#4DAF4A", "#984EA3", "#FF7F00",  "#A65628", "#F781BF",
          "#999999", "#66C2A5", "#FC8D62", "#8DA0CB", "#E78AC3", "#A6D854", "#FFD92F", "#E5C494", "#B3B3B3", 
          "#8DD3C7", "#FFFFB3", "#BEBADA", "#FB8072", "#80B1D3", "#FDB462", "#B3DE69", "#FCCDE5",
          "#D9D9D9", "#BC80BD", "#CCEBC5", "#FFED6F")


## code

targetmatvec=unlist(targetmat)+1
yrange=range(targetmatvec[targetmatvec>0]);
# yrange[1]=1; # set the minimum value to 1
for(i in 1:length(targetmat)){
  vali=targetmat[[i]]+1;
  if(i==1){
    plot(1:length(vali),vali,type='b',las=1,pch=20,main=paste('sgRNAs in',targetgene),ylab='Read counts',xlab='Samples',xlim=c(0.7,length(vali)+0.3),ylim = yrange,col=colors[(i %% length(colors))],xaxt='n',log='y')
    axis(1,at=1:length(vali),labels=(collabel),las=2)
    # lines(0:100,rep(1,101),col='black');
  }else{
    lines(1:length(vali),vali,type='b',pch=20,col=colors[(i %% length(colors))])
  }
}




# parameters
# Do not modify the variables beginning with "__"
targetmat=list(c(276.541458067209,244.25666709243424,329.78697525299333,314.0550283913007),c(304.19560387392994,250.07230202320648,190.12309229066008,274.91193789615306),c(705.180718071383,709.5074615542137,644.2559762456017,589.8772707175735),c(636.0453535545807,713.3845515080619,698.3194148116662,650.8676675355943),c(1024.4604014762515,842.2977924735133,835.2801258456961,823.8255092583395))
targetgene="CD226"
collabel=c("TRE-KRAB-7d-dox-undiff-rd1_S1_L001_R1_001-clipped-trimmed-aligned-counts","TRE-KRAB-7d-dox-undiff-rd2_S5_L001_R1_001-clipped-trimmed-aligned-counts","TRE-KRAB-7d-dox-diff-rd1_S2_L001_R1_001-clipped-trimmed-aligned-counts","TRE-KRAB-7d-dox-diff-rd2_S6_L001_R1_001-clipped-trimmed-aligned-counts")

# set up color using RColorBrewer
#library(RColorBrewer)
#colors <- brewer.pal(length(targetgenelist), "Set1")

colors=c( "#E41A1C", "#377EB8", "#4DAF4A", "#984EA3", "#FF7F00",  "#A65628", "#F781BF",
          "#999999", "#66C2A5", "#FC8D62", "#8DA0CB", "#E78AC3", "#A6D854", "#FFD92F", "#E5C494", "#B3B3B3", 
          "#8DD3C7", "#FFFFB3", "#BEBADA", "#FB8072", "#80B1D3", "#FDB462", "#B3DE69", "#FCCDE5",
          "#D9D9D9", "#BC80BD", "#CCEBC5", "#FFED6F")


## code

targetmatvec=unlist(targetmat)+1
yrange=range(targetmatvec[targetmatvec>0]);
# yrange[1]=1; # set the minimum value to 1
for(i in 1:length(targetmat)){
  vali=targetmat[[i]]+1;
  if(i==1){
    plot(1:length(vali),vali,type='b',las=1,pch=20,main=paste('sgRNAs in',targetgene),ylab='Read counts',xlab='Samples',xlim=c(0.7,length(vali)+0.3),ylim = yrange,col=colors[(i %% length(colors))],xaxt='n',log='y')
    axis(1,at=1:length(vali),labels=(collabel),las=2)
    # lines(0:100,rep(1,101),col='black');
  }else{
    lines(1:length(vali),vali,type='b',pch=20,col=colors[(i %% length(colors))])
  }
}



dev.off()
Sweave("Diff_CRISPRi_summary.Rnw");
library(tools);

texi2dvi("Diff_CRISPRi_summary.tex",pdf=TRUE);
